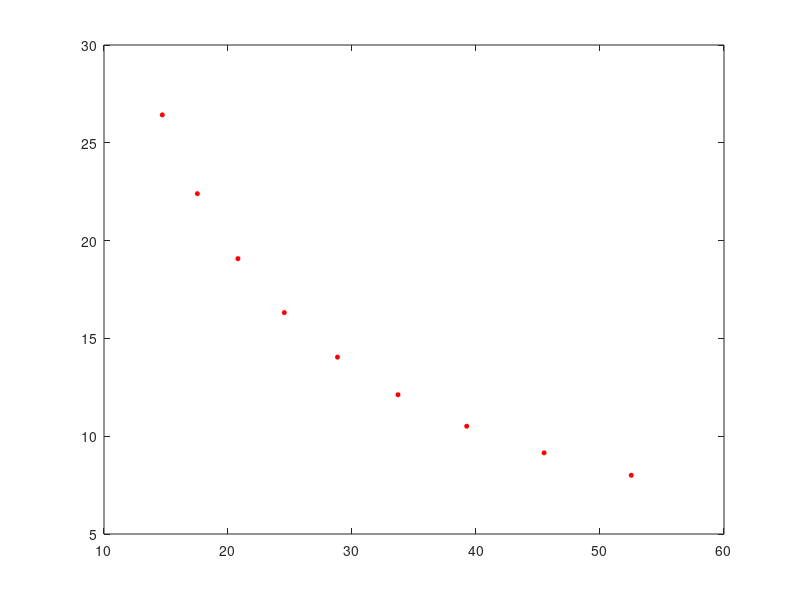
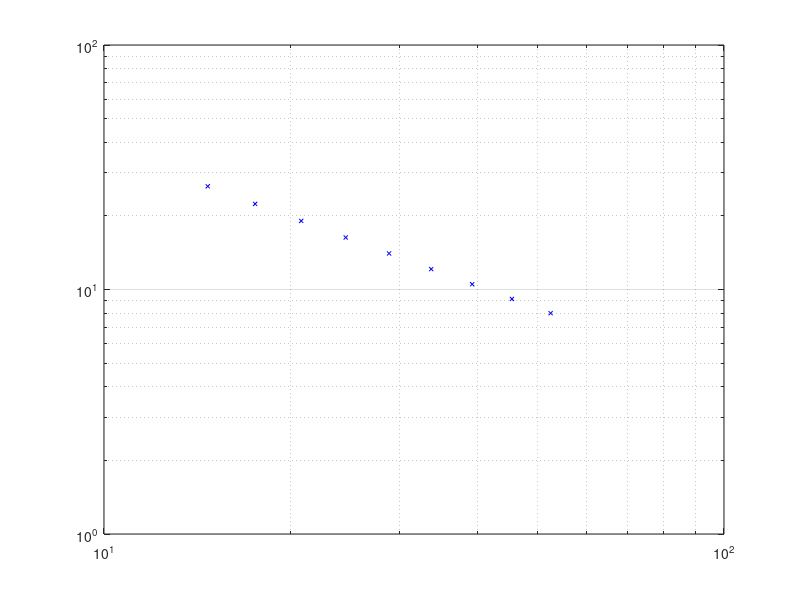
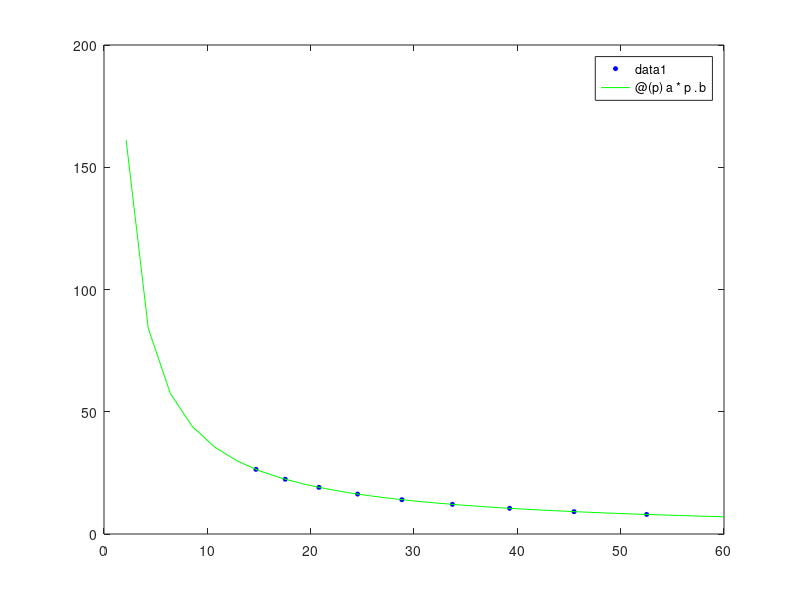

Write MATLAB code to recreate these figures, in order.
clc
clear all;

v=[26.4300000000000,22.4000000000000,19.0800000000000,16.3200000000000,14.0400000000000,12.1200000000000,10.5100000000000,9.15000000000000,8];
p=[14.7000000000000,17.5300000000000,20.8000000000000,24.5400000000000,28.8300000000000,33.7100000000000,39.2500000000000,45.4900000000000,52.5200000000000];
%LINEALIZANDO EL MODELO TENEMOS
plot(p,v,'o','MarkerSize',3,'MarkerFaceColor','r','MarkerEdgeColor','r');
figure
loglog(p,v,'x','MarkerSize',3,'MarkerFaceColor','b','MarkerEdgeColor','b');
grid on
x=log(p);
y=log(v);

A=[length(x),sum(x);sum(x),sum(x.^2)]
B=[sum(y);sum(y.*x)]
    
X=inv(A)*B;

a_0=X(1)
a_1=X(2)

a=exp(a_0)
b=a_1

P1=@(p) a*p.^b;
figure
plot(p,v,'o','MarkerSize',3,'MarkerFaceColor','b','MarkerEdgeColor','b');
hold on
fplot(P1,[0,60],'g');
Presionm1=P1(7)

sr=sum((v-P1(p)).^2)
st=sum((v-mean(v)).^2)
r=sqrt((st-sr)/st)